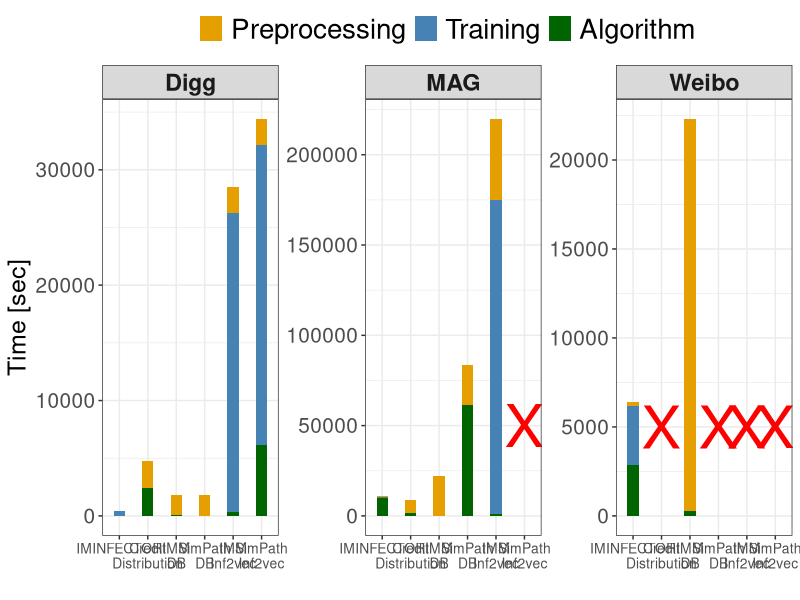
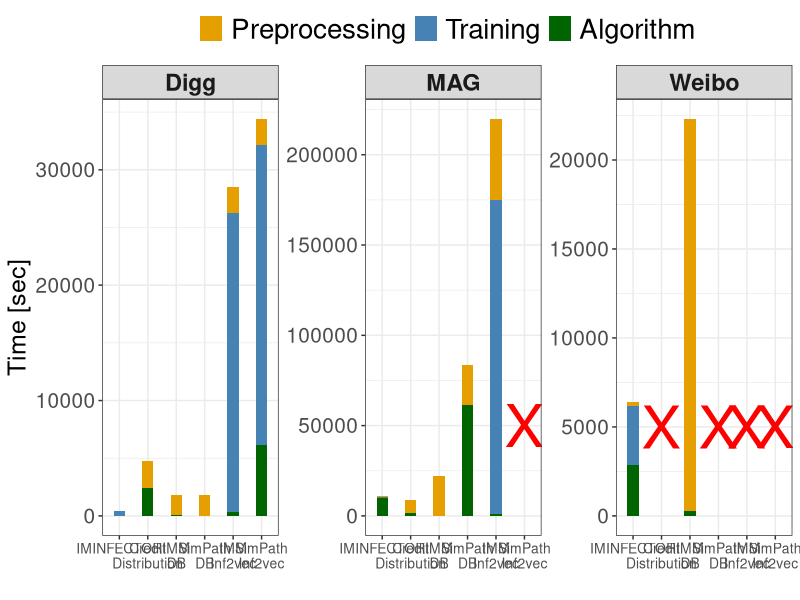

Here is the R script that generated these plots, in order:



#---------------------- Plot computational time
df_digg = data.frame(step = factor(rep(c("Preprocessing","Training","Algorithm"),each=6),levels=c("Preprocessing","Training","Algorithm")),
                     model = factor(rep(c("IMINFECTOR","Credit\nDistribution","IMM\nDB","SimPath\nDB","IMM\nInf2vec","SimPath\nInf2vec"),3),levels=c("IMINFECTOR","Credit\nDistribution","IMM\nDB","SimPath\nDB","IMM\nInf2vec","SimPath\nInf2vec")),
                     time = c(4.77, #iminfector preprcessing
                              2321, # cd  
                              1768, # db
                              1768, # db
                              2285, # inf2vec
                              2285, # inf2vec
                              436, #infector training
                              0, #cd
                              0,#db
                              0,#db
                              25926,#inf2vec
                              25926,#inf2vec
                              22, #iminfector algorithm
                              2460,  #cd
                              86,  #imm
                              5.6,  #simpath
                              320,#imm  (16482 with 0.01)
                              6184  #simpath  
                     ))


#df_mag = data.frame(step = factor(rep(c("Preprocessing","Training","Algorithm"),each=5),levels = c("Preprocessing","Training","Algorithm")),
#                    model = factor(rep(c("IMINFECTOR","IMM\nDB","IMM\nInf2vec","Credit\nDistribution","SimPath\nDB"),3),levels=c("IMINFECTOR","Credit\nDistribution","IMM\nDB","IMM\nInf2vec","SimPath\nDB")),
df_mag = data.frame(step = factor(rep(c("Preprocessing","Training","Algorithm"),each=6),levels=c("Preprocessing","Training","Algorithm")),
                    model = factor(rep(c("IMINFECTOR","Credit\nDistribution","IMM\nDB","SimPath\nDB","IMM\nInf2vec","SimPath\nInf2vec"),3),levels=c("IMINFECTOR","Credit\nDistribution","IMM\nDB","SimPath\nDB","IMM\nInf2vec","SimPath\nInf2vec")),
                    time = c(57, #iminfector preprocessing
                             7414, # cd  
                             21892, # imm db
                             21892, # simpath db
                             44952, # imm inf2vec 
                             0, # simpath inf2vec did not scale
                             919, #infector training
                             0, #cd
                             0,#db
                             0,#db
                             173915,#94602,inf2vec
                             0,#inf2vec
                             9768, #iminfector algorithm
                             1560,  #cd 
                             80, # imm db
                             61680,  #simpath db
                             879, # imm inf2vec
                             0 #simpath inf2vec
                             ))

df_weibo = data.frame(step = factor(rep(c("Preprocessing","Training","Algorithm"),each=6),levels=c("Preprocessing","Training","Algorithm")),
                    model = factor(rep(c("IMINFECTOR","Credit\nDistribution","IMM\nDB","SimPath\nDB","IMM\nInf2vec","SimPath\nInf2vec"),3),levels=c("IMINFECTOR","Credit\nDistribution","IMM\nDB","SimPath\nDB","IMM\nInf2vec","SimPath\nInf2vec")),
                    time = c(229, #iminfector preprocessing
                             0, # cd  
                             21999, # imm db
                             0, # simpath db
                             0, # imm inf2vec 
                             0, # simpath inf2vec did not scale
                             3287, #infector training
                             0, #cd
                             0,#db
                             0,
                             0,
                             0,
                             2865, #iminfector algorithm
                             0,  #cd 
                             300, # imm db
                             0,  #simpath db
                             0, # imm inf2vec
                             0 #simpath inf2vec
                             
                    ))



df_mag$dataset = "MAG"
df_digg$dataset = "Digg"
df_weibo$dataset = "Weibo"

df = rbind(df_mag,df_digg,df_weibo)
library(ggplot2)



anno = data.frame(model = c("SimPath\nInf2vec", "Credit\nDistribution","IMM\nInf2vec","SimPath\nDB","SimPath\nInf2vec"), 
                   time = c(50000, rep(5000,4)),
                   lab = rep("X",5),
                   dataset = c("MAG", rep("Weibo",4)))

ggplot(df,aes(y=time,x=model,fill=step))+geom_bar(stat="identity",width = 0.4)+ylab("Time [sec]")+xlab("")+theme_bw()+
  geom_text(data = anno, mapping = aes(y = time,x = model, label = lab,fill=NULL),size=15,colour="red",face="bold") +
  #geom_text(aes(x=3.3, y = 65,dataset = "MAG"), label = 'n = 123', size = 6)+
  theme(strip.text = element_text(size = 17,face="bold"),
        axis.text.y = element_text(size=15),
        axis.title.y = element_text(size=18),
        legend.text = element_text(size=20),legend.position="top",
        legend.title = element_blank(),
        axis.text.x = element_text(size=10))+
  scale_fill_manual(values=c("#E69F00","steelblue","darkgreen","brown"))+
  facet_wrap(~dataset,scales = "free")



ggsave("/Figures/time_results.pdf")


